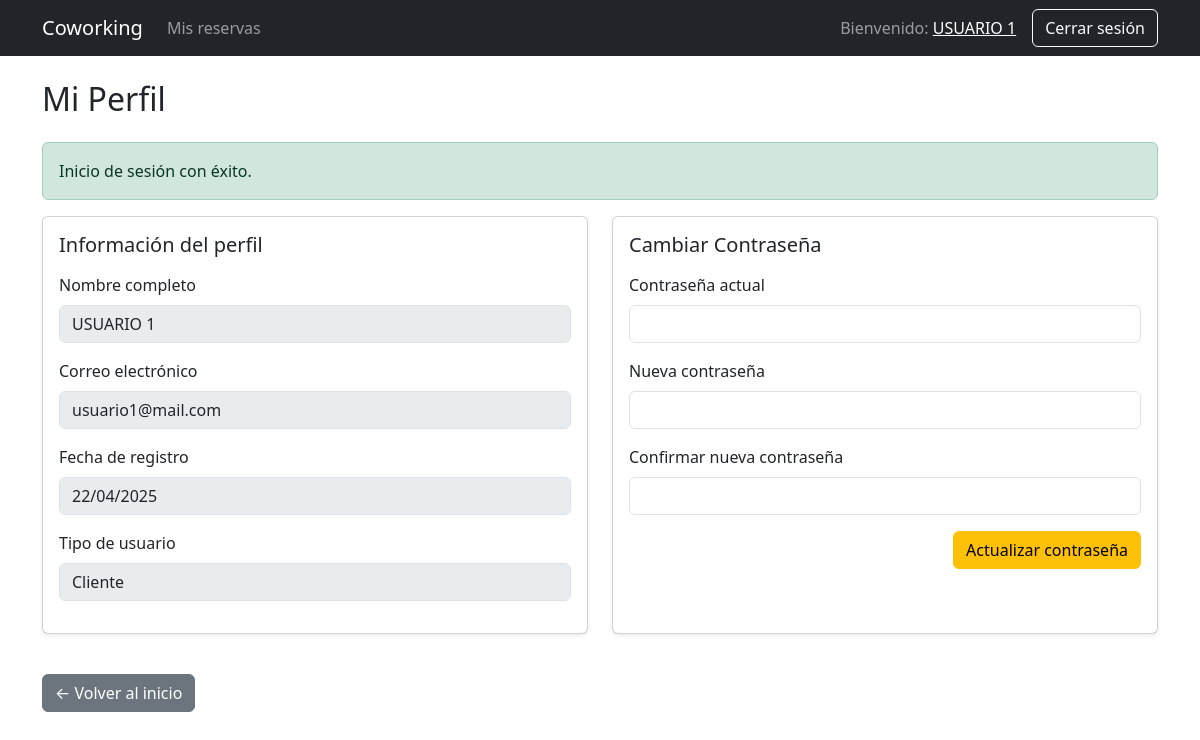
Screenshot of /coworking/public/index.php?c=usuario&a=perfil (signed in) with the database file from the repository.
### tables this page shows
CREATE TABLE `usuarios` (
  `id` int(11) NOT NULL,
  `nombre_completo` varchar(100) NOT NULL,
  `email` varchar(100) NOT NULL,
  `contraseña` varchar(255) NOT NULL,
  `fecha_registro` datetime DEFAULT current_timestamp(),
  `tipo_usuario` enum('cliente','admin') DEFAULT 'cliente'
);

### coworking/controllers/UsuarioController.php (called while the page is built, shortened)
<?php
require_once __DIR__ . '/../models/Usuario.php';
class UsuarioController {
    public function perfil() {
        global $pdo;
        $usuarioModel = new Usuario($pdo);
        $usuario = $usuarioModel->obtenerPorId($_SESSION['usuario']['id']);
        require_once __DIR__ . '/../views/usuario/perfil.php';
    }
}

### coworking/public/index.php (called while the page is built, shortened)
<?php
require_once '../helpers/functions.php';
require_once '../router.php';

### coworking/models/Usuario.php (called while the page is built, shortened)
<?php
class Usuario {
    private $db;
    public function __construct($pdo) {
        $this->db = $pdo;
    }
    public function obtenerPorId($id) {
        $stmt = $this->db->prepare("SELECT * FROM usuarios WHERE id = ?");
        $stmt->execute([$id]);
        return $stmt->fetch(PDO::FETCH_ASSOC);
    }
}

### coworking/views/usuario/perfil.php (the view, shortened to what this page needs)
<?php require_once __DIR__ . '/../partials/navbar.php'; ?>
<!DOCTYPE html>
<html lang="es">
<head>
    <link href="https://cdn.jsdelivr.net/npm/bootstrap@5.3.0/dist/css/bootstrap.min.css" rel="stylesheet">
</head>
<body>
<div class="container mt-4">
    <h2 class="mb-4">Mi Perfil</h2>
    <?php if (isset($_SESSION['success'])): mostrarMensaje('success', $_SESSION['success']); unset($_SESSION['success']); endif; ?>
    <div class="row">
        <div class="col-md-6 mb-4">
            <div class="card shadow-sm h-100">
                <div class="card-body">
                    <h5 class="card-title mb-3">Información del perfil</h5>
                    <div class="mb-3">
                        <label class="form-label">Nombre completo</label>
                        <input type="text" class="form-control" value="<?= htmlspecialchars($usuario['nombre_completo']) ?>" disabled>
                    </div>
                    <div class="mb-3">
                        <label class="form-label">Correo electrónico</label>
                        <input type="email" class="form-control" value="<?= htmlspecialchars($usuario['email']) ?>" disabled>
                    </div>
                    <div class="mb-3">
                        <label class="form-label">Fecha de registro</label>
                        <input type="text" class="form-control" value="<?= date('d/m/Y', strtotime($usuario['fecha_registro'])) ?>" disabled>
                    </div>
                    <div class="mb-3">
                        <label class="form-label">Tipo de usuario</label>
                        <input type="text" class="form-control" value="<?= ucfirst($usuario['tipo_usuario']) ?>" disabled>
                    </div>
                </div>
            </div>
        </div>
        <div class="col-md-6 mb-4">
            <div class="card shadow-sm h-100">
                <div class="card-body">
                    <h5 class="card-title mb-3">Cambiar Contraseña</h5>
                    <form method="POST" action="?c=usuario&a=actualizarContrasena" class="row g-3" id="form-cambio">
                        <div class="col-12">
                            <label for="contrasena_actual" class="form-label">Contraseña actual</label>
                            <input type="password" id="contrasena_actual" name="contrasena_actual" class="form-control" required>
                        </div>
                        <div class="col-12">
                            <label for="nueva_contrasena" class="form-label">Nueva contraseña</label>
                            <input type="password" id="nueva_contrasena" name="nueva_contrasena" class="form-control" required>
                        </div>
                        <div class="col-12">
                            <label for="confirmar_contrasena" class="form-label">Confirmar nueva contraseña</label>
                            <input type="password" id="confirmar_contrasena" name="confirmar_contrasena" class="form-control" required>
                        </div>
                        <div class="col-12 d-flex justify-content-end">
                            <button type="submit" class="btn btn-warning">Actualizar contraseña</button>
                        </div>
                    </form>
                </div>
            </div>
        </div>
    </div>
    <a href="?c=home" class="btn btn-secondary mt-3">← Volver al inicio</a>
</div>
</body>
</html>

### rows the page displays
usuarios: nombre_completo "USUARIO 1", email "usuario1@mail.com", fecha_registro "22/04/2025", tipo_usuario "Cliente"

### other values shown
$_SESSION['usuario']['nombre_completo'] "USUARIO 1"
$mensaje "Inicio de sesión con éxito."
